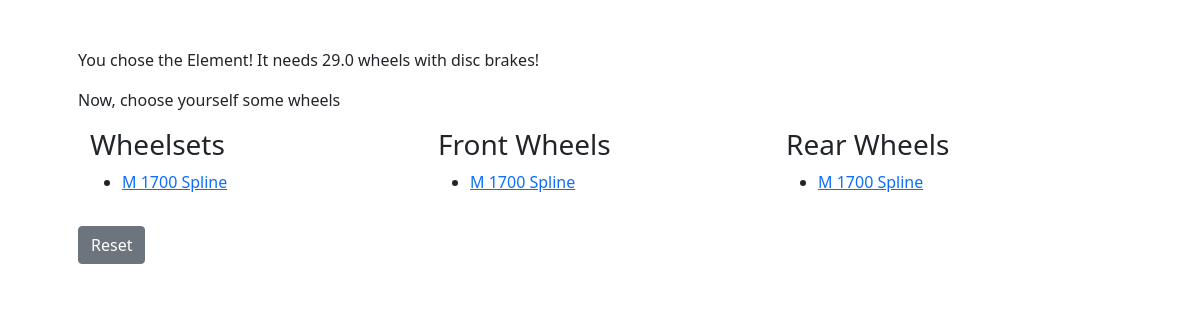
/dBase/bikes/2/, run on the app's committed database.
### dBase/models.py (models this page shows, shortened)
class Bikes(models.Model):
    manufacturer = models.CharField(max_length=20)
    bike_model = models.CharField(max_length=20)
    wheel_size = models.DecimalField(max_digits=4, decimal_places=1, choices=((29, "29"), (700, "700"), (27.5, "27.5")))
    brakes_mounts = models.CharField(max_length=20, choices=(("disc", "Disc"), ("rim", "Rim")))

class Wheels(models.Model):
    manufacturer = models.CharField(max_length=20)
    wheel_model = models.CharField(max_length=20)
    size = models.DecimalField(max_digits=4, decimal_places=1, choices=((29, "29"), (700, "700"), (27.5, "27.5")))
    brakes = models.CharField(max_length=20, choices=(("disc", "Disc"), ("rim", "Rim")))
    front = models.BooleanField(default=True)
    back = models.BooleanField(default=True)

### dBase/views.py (the view)
# urls.py: path('bikes/<int:bike_id>/', views.bike, name='bike'),
def bike(request, bike_id):
	bike = Bikes.objects.get(id=bike_id)
	compatible_wheelsets = Wheels.objects.filter(size=bike.wheel_size, brakes=bike.brakes_mounts, front=True, back=True)
	compatible_front = Wheels.objects.filter(size=bike.wheel_size, brakes=bike.brakes_mounts, front=True)
	compatible_back = Wheels.objects.filter(size=bike.wheel_size, brakes=bike.brakes_mounts, back=True)
	context = {
		'bike' : bike,
		'wheelsets': compatible_wheelsets,
		'front' : compatible_front,
		'back' : compatible_back
	}
	return render(request, 'dBase/bike.html', context)

### dBase/templates/dBase/bike.html (shortened to what this page needs)
<!DOCTYPE html>
<html>
  <head>
    <link href="https://cdn.jsdelivr.net/npm/bootstrap@5.0.0-beta3/dist/css/bootstrap.min.css" rel="stylesheet">
  </head>
  <body>
    <div class="container p-5">
      {% if bike %}
      <p>You chose the {{bike.bike_model}}!  It needs {{bike.wheel_size}} wheels with {{bike.brakes_mounts}} brakes!</p>
        {% if frontwheel %}
          <p>With a {{frontwheel.wheel_model}} in the front</p>
          <p>Now Pick a back wheel</p>
        {% elif backwheel %}
          <p>With a {{backwheel.wheel_model}} in the back</p>
          <p>Now pick a front wheel</p>
        {% else %}
          <p>Now, choose yourself some wheels</p>
        {% endif %}
      {% else %}
        <p>Let's Pick your second wheel!  To match the {{wheel.manufacturer}} {{wheel.wheel_model}}, it must be {{wheel.size}} with {{wheel.brakes}} brakes!</p>
      {% endif %}
      <div class="container">
        <div class="row">
          {% if wheelsets %}
            <div class="col-md-4">
              <h3>Wheelsets</h3>
              <ul>
                {% for wheels in wheelsets%}
                  <li>
                    <a href="front/{{wheels.id}}/rear/{{wheels.id}}">{{ wheels.wheel_model}}</a>
                  </li>
                {% endfor %}
                </ul>
            </div>
          {% endif %}
          {% if front %}
            <div class="col-md-4">
              <h3>Front Wheels</h3>
              <ul>
                {% for wheel in front%}
                  <li>
                    <a href="front/{{wheel.id}}">{{ wheel.wheel_model}}</a>
                  </li>
                {% endfor %}
              </ul>
            </div>
          {% endif %}
          {% if back %}
            <div class="col-md-4">
              <h3>Rear Wheels</h3>
              <ul>
                {% for wheel in back%}
                  <li>
                    <a href="rear/{{wheel.id}}">{{ wheel.wheel_model}}</a>
                  </li>
                {% endfor %}
              </ul>
            </div>
          {% endif %}
        </div>
      </div>
          <a href='/dBase/'>
            <button class="btn btn-secondary">Reset</button>
          </a>
    </div>
  </body>
</html>

### data on the page
Bikes: bike_model "Element", wheel_size "29.0", brakes_mounts "disc"
Wheels: wheel_model "M 1700 Spline"
